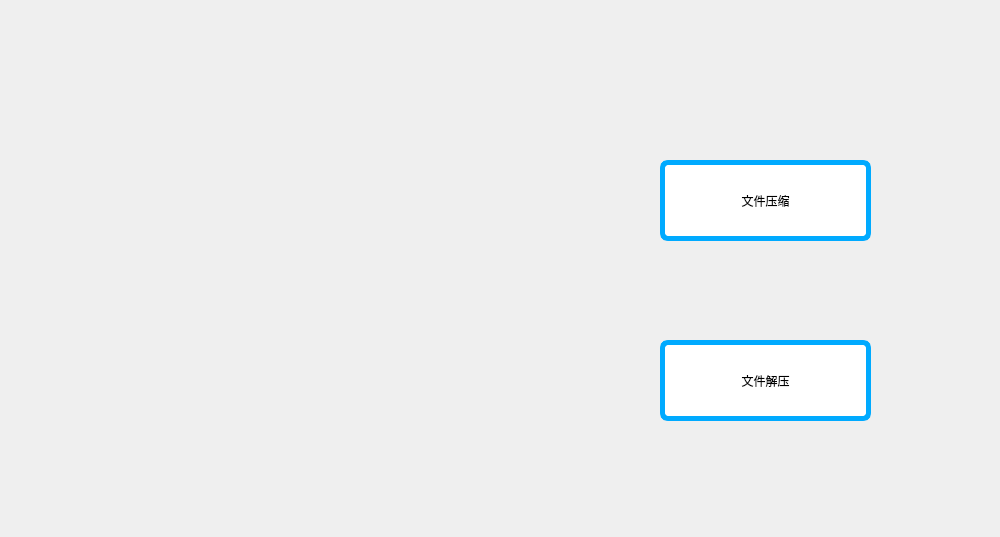
<?xml version="1.0" encoding="UTF-8"?>
<ui version="4.0">
 <class>MainWindow</class>
 <widget class="QMainWindow" name="MainWindow">
  <property name="geometry">
   <rect>
    <x>0</x>
    <y>0</y>
    <width>1000</width>
    <height>537</height>
   </rect>
  </property>
  <property name="minimumSize">
   <size>
    <width>500</width>
    <height>500</height>
   </size>
  </property>
  <property name="windowTitle">
   <string>MainWindow</string>
  </property>
  <property name="styleSheet">
   <string notr="true">#MainWindow{border-image: url(:/back/image/压缩.jpg);}</string>
  </property>
  <widget class="QWidget" name="centralwidget">
   <widget class="QPushButton" name="PB_compress">
    <property name="geometry">
     <rect>
      <x>660</x>
      <y>160</y>
      <width>211</width>
      <height>81</height>
     </rect>
    </property>
    <property name="styleSheet">
     <string notr="true">QPushButton
{
font: 22pt &quot;楷体&quot;;
background-color: rgb(255, 255, 255);
 /*边框圆角半径为8像素*/ 
    border-radius:8px;
	border-style: outset;
	border-width: 5px;
border: 5px solid rgb(0, 170, 255);
}
QPushButton:pressed
{
    /*左内边距为3像素，让按下时字向右移动3像素*/  
    padding-left:3px;
    /*上内边距为3像素，让按下时字向下移动3像素*/  
    padding-top:3px;
}</string>
    </property>
    <property name="text">
     <string>文件压缩</string>
    </property>
   </widget>
   <widget class="QPushButton" name="PB_decom">
    <property name="geometry">
     <rect>
      <x>660</x>
      <y>340</y>
      <width>211</width>
      <height>81</height>
     </rect>
    </property>
    <property name="styleSheet">
     <string notr="true">QPushButton
{
font: 22pt &quot;楷体&quot;;
background-color: rgb(255, 255, 255);
 /*边框圆角半径为8像素*/ 
    border-radius:8px;
	border-style: outset;
	border-width: 5px;
border: 5px solid rgb(0, 170, 255);
}
QPushButton:pressed
{
    /*左内边距为3像素，让按下时字向右移动3像素*/  
    padding-left:3px;
    /*上内边距为3像素，让按下时字向下移动3像素*/  
    padding-top:3px;
}</string>
    </property>
    <property name="text">
     <string>文件解压</string>
    </property>
   </widget>
  </widget>
  <widget class="QMenuBar" name="menubar">
   <property name="geometry">
    <rect>
     <x>0</x>
     <y>0</y>
     <width>1000</width>
     <height>21</height>
    </rect>
   </property>
  </widget>
 </widget>
 <resources/>
 <connections/>
</ui>
